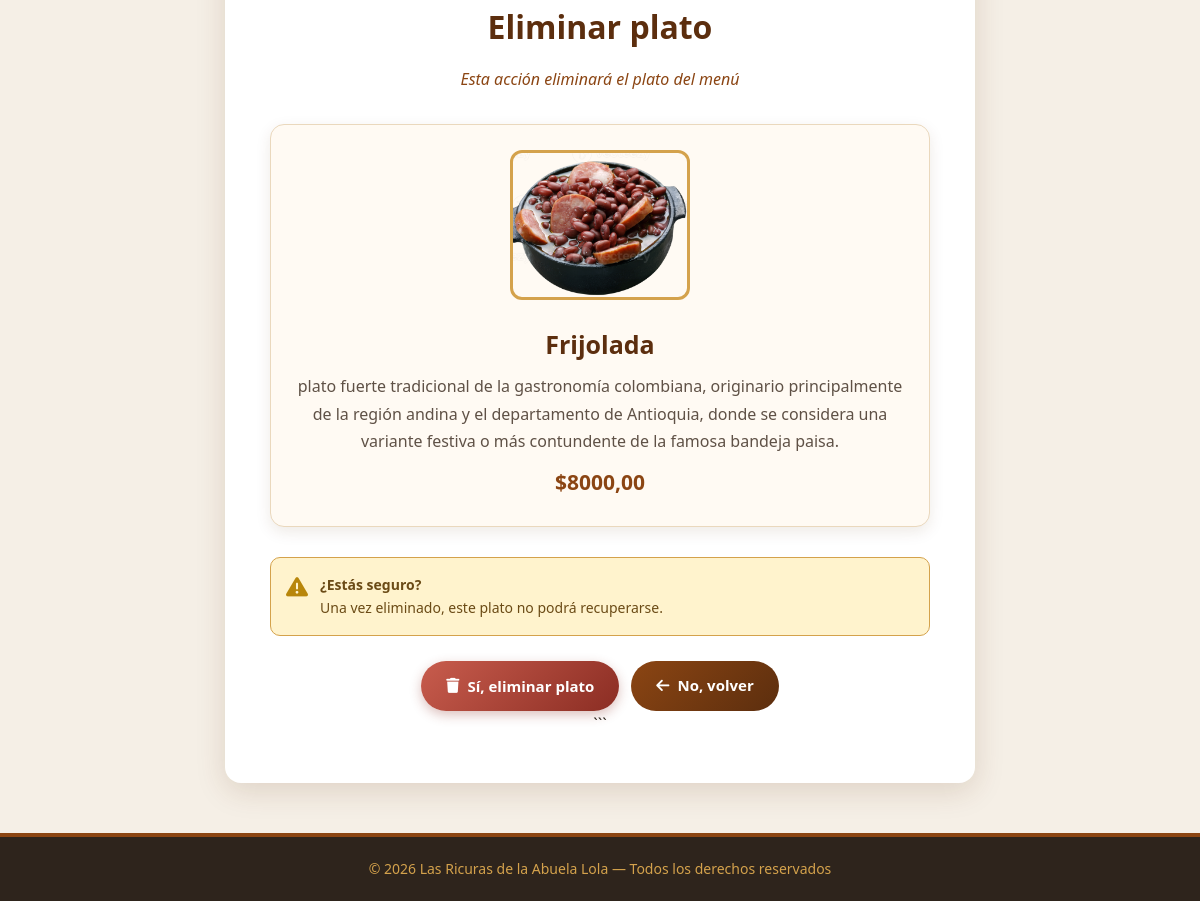
Page /platos/1/eliminar/ (signed in, lower part) on the earlier database version.
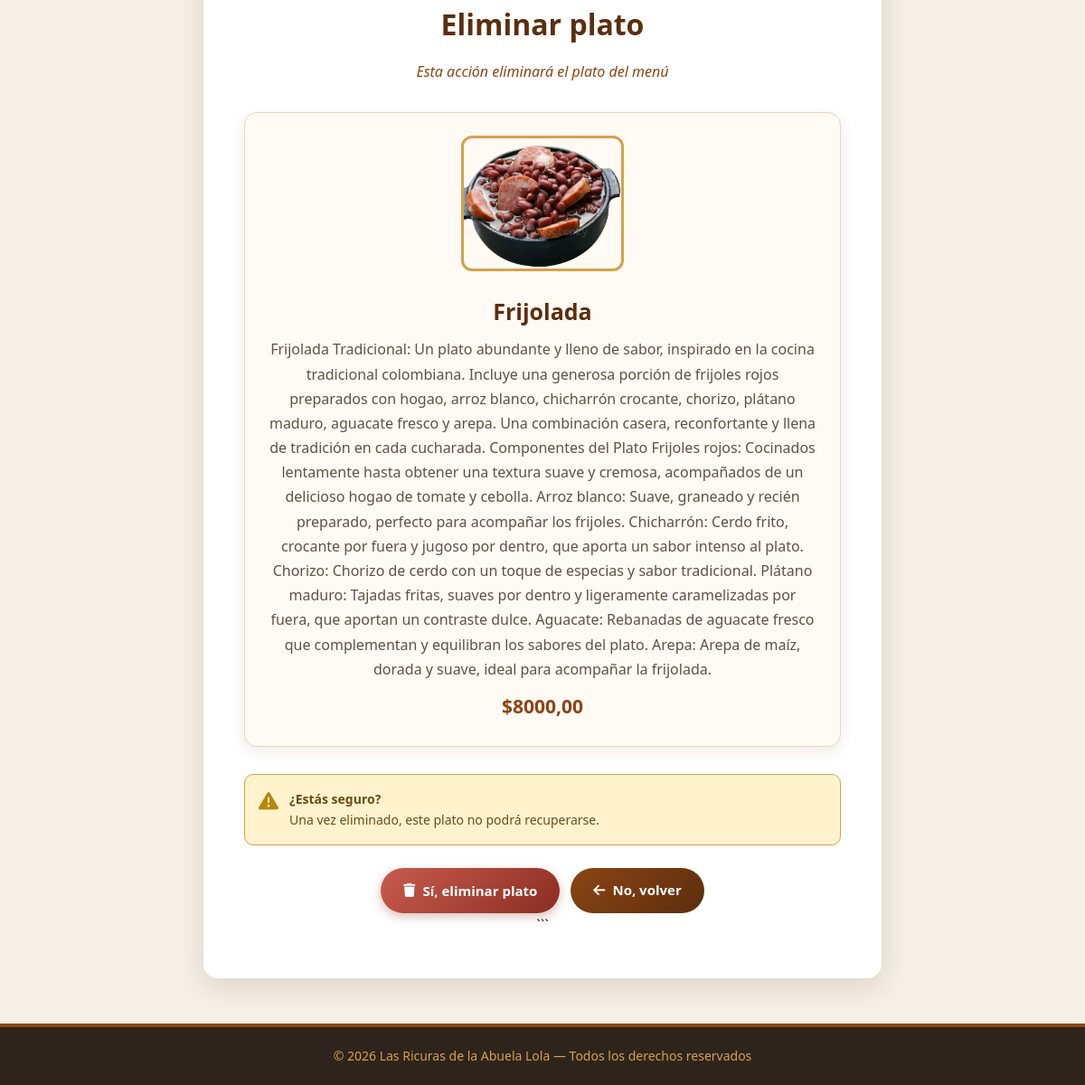
Same page on the later database version.
### las_ricuras/models.py (models this page shows, shortened)
class Plato(models.Model):
    CATEGORIAS = [
        ('entrada', 'Entrada'),
        ('plato_fuerte', 'Plato fuerte'),
        ('postre', 'Postre'),
        ('bebida', 'Bebida'),
    ]
    nombre = models.CharField(max_length=100)
    descripcion = models.TextField()
    precio = models.DecimalField(
        max_digits=10,
        decimal_places=2
    )
    categoria = models.CharField(
        max_length=30,
        choices=CATEGORIAS,
        default='plato_fuerte'
    )
    imagen = models.ImageField(
        upload_to='platos/',
        blank=True,
        null=True
    )
    disponible = models.BooleanField(default=True)

### las_ricuras/views.py (the view)
# urls.py: path('platos/<int:id>/eliminar/', views.eliminar_plato, name='eliminar_plato'),
@solo_staff
def eliminar_plato(request, id):
    plato = get_object_or_404(Plato, id=id)
    if request.method == 'POST':
        plato.delete()
        messages.success(request, 'Plato eliminado correctamente.')
        return redirect('Platos')
    return render(request, 'plato_confirmar_eliminar.html', {'plato': plato})

### las_ricuras/templates/plato_confirmar_eliminar.html (shortened to what this page needs)
{% load static %}
<!DOCTYPE html>
<html lang="es">
<head>
<link rel="stylesheet" href="https://cdnjs.cloudflare.com/ajax/libs/font-awesome/6.5.0/css/all.min.css">
</head>
<body>
<main>
<h2>Eliminar plato</h2>
<p class="subtitulo">
    Esta acción eliminará el plato del menú
</p>
<div class="plato">
    {% if plato.imagen %}
        <img
            src="{{ plato.imagen.url }}"
            alt="{{ plato.nombre }}"
            class="plato-imagen"
        >
    {% else %}
        <div class="sin-imagen">
            <i class="fa-solid fa-utensils"></i>
        </div>
    {% endif %}
    <h3>{{ plato.nombre }}</h3>
    <p class="descripcion">
        {{ plato.descripcion }}
    </p>
    <p class="precio">
        ${{ plato.precio }}
    </p>
</div>
<div class="advertencia">
    <i class="fa-solid fa-triangle-exclamation"></i>
    <div>
        <strong>¿Estás seguro?</strong>
        <br>
        Una vez eliminado, este plato no podrá recuperarse.
    </div>
</div>
<form method="POST">
    <div class="botones">
        <button
            type="submit"
            class="btn btn-eliminar"
        >
            <i class="fa-solid fa-trash"></i>
            Sí, eliminar plato
        </button>
        <a
            href="{% url 'plato_detalle' plato.id %}"
            class="btn btn-cancelar"
        >
            <i class="fa-solid fa-arrow-left"></i>
            No, volver
        </a>
    </div>
</form>
```
</main>
<footer>
    <p>
        &copy; 2026 Las Ricuras de la Abuela Lola —
        Todos los derechos reservados
    </p>
</footer>
</body>
</html>

Differences in the rows shown:
changed Plato "Frijolada": descripcion "plato fuerte tradicional de la gastronomía colombiana, originario principalmente de la región andina y el departamento de Antioquia, donde se considera una variante festiva o más contundente de la famosa bandeja paisa." → "Frijolada Tradicional: Un plato abundante y lleno de sabor, inspirado en la cocina tradicional colombiana. Incluye una generosa porción de frijoles rojos preparados con hogao, arroz blanco, chicharrón crocante, chorizo, plátano maduro, aguacate fresco y arepa. Una combinación casera, reconfortante y llena de tradición en cada cucharada. Componentes del Plato Frijoles rojos: Cocinados lentamente hasta obtener una textura suave y cremosa, acompañados de un delicioso hogao de tomate y cebolla. Arroz blanco: Suave, graneado y recién preparado, perfecto para acompañar los frijoles. Chicharrón: Cerdo frito, crocante por fuera y jugoso por dentro, que aporta un sabor intenso al plato. Chorizo:…"
